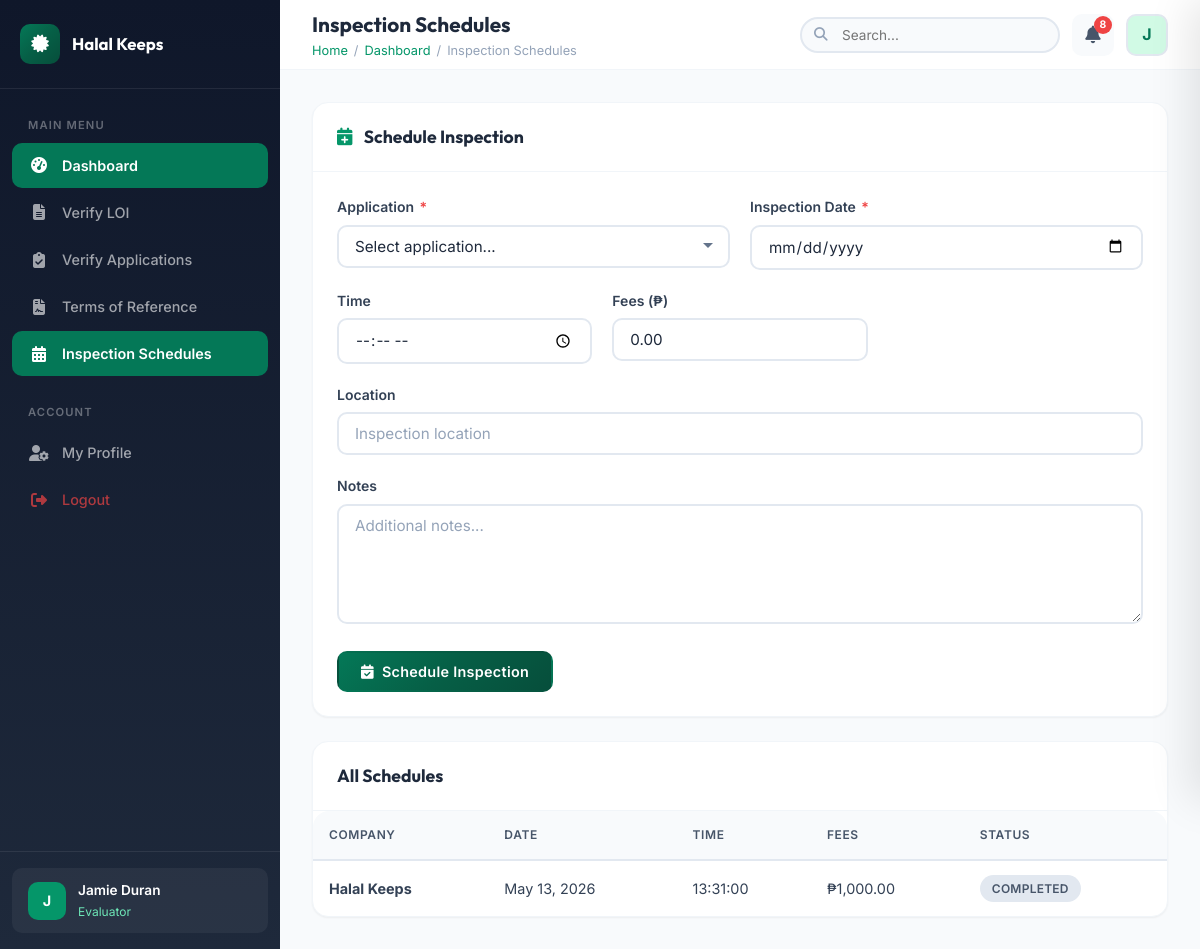
Screenshot of /dashboard/evaluator/inspection_schedules.php (signed in) with the database file from the repository.
### tables this page shows
CREATE TABLE `inspection_schedules` (
  `id` int(11) NOT NULL,
  `application_id` int(11) NOT NULL,
  `evaluator_id` int(11) NOT NULL,
  `tor_id` int(11) DEFAULT NULL,
  `schedule_date` date NOT NULL,
  `schedule_time` time DEFAULT NULL,
  `location` text DEFAULT NULL,
  `inspectors` text DEFAULT NULL,
  `inspection_fees` decimal(10,2) DEFAULT 0.00,
  `status` enum('scheduled','confirmed','in_progress','completed','cancelled','rescheduled') DEFAULT 'scheduled',
  `notes` text DEFAULT NULL,
  `created_at` timestamp NOT NULL DEFAULT current_timestamp(),
  `updated_at` timestamp NOT NULL DEFAULT current_timestamp() ON UPDATE current_timestamp()
);

CREATE TABLE `letter_of_intent` (
  `id` int(11) NOT NULL,
  `business_owner_id` int(11) NOT NULL,
  `company_name` varchar(255) NOT NULL,
  `company_address` text NOT NULL,
  `company_info` text NOT NULL,
  `date_of_intent` date DEFAULT NULL,
  `menu_list` text DEFAULT NULL,
  `contact_person` varchar(255) DEFAULT NULL,
  `contact_email` varchar(255) DEFAULT NULL,
  `contact_phone` varchar(50) DEFAULT NULL,
  `letter_content` text NOT NULL,
  `supporting_documents` text DEFAULT NULL,
  `status` enum('draft','submitted','under_review','verified','returned','rejected') DEFAULT 'draft',
  `remarks` text DEFAULT NULL,
  `submitted_at` timestamp NULL DEFAULT NULL,
  `created_at` timestamp NOT NULL DEFAULT current_timestamp(),
  `updated_at` timestamp NOT NULL DEFAULT current_timestamp() ON UPDATE current_timestamp(),
  `application_type` varchar(255) DEFAULT NULL,
  `certifying_body` varchar(255) DEFAULT 'HDIP',
  `signature_data` longtext DEFAULT NULL
);

### dashboard/evaluator/inspection_schedules.php (the view, shortened to what this page needs)
<?php
require_once __DIR__ . '/../../config/app.php';
$schedules = $conn->query("SELECT s.*, loi.company_name, u.full_name as evaluator_name FROM inspection_schedules s JOIN hdp_applications ha ON s.application_id = ha.id JOIN letter_of_intent loi ON ha.loi_id = loi.id JOIN users u ON s.evaluator_id = u.id ORDER BY s.schedule_date DESC")->fetch_all(MYSQLI_ASSOC);
require_once __DIR__ . '/../../includes/header.php';
?>
<div class="card" style="margin-bottom: 24px;">
    <div class="card-header"><h3><i class="fas fa-calendar-plus" style="color:var(--primary-600);margin-right:8px"></i> Schedule Inspection</h3></div>
    <div class="card-body">
        <form method="POST">
            <div style="display: grid; grid-template-columns: 1fr 1fr; gap: 20px;">
                <div class="form-group">
                    <label>Application <span class="required">*</span></label>
                    <select name="application_id" id="appSelect" class="form-control" required>
                        <option value="">Select application...</option>
                    </select>
                </div>
                <div class="form-group">
                    <label>Inspection Date <span class="required">*</span></label>
                    <input type="date" name="schedule_date" class="form-control" required min="<?= date('Y-m-d') ?>">
                </div>
            </div>
            <div style="display: grid; grid-template-columns: 1fr 1fr 1fr; gap: 20px;">
                <div class="form-group">
                    <label>Time</label>
                    <input type="time" name="schedule_time" class="form-control">
                </div>
                <div class="form-group">
                    <label>Fees (₱)</label>
                    <div style="position:relative;">
                        <input type="number" name="inspection_fees" id="inspectionFees" class="form-control" step="0.01" value="0.00">
                    </div>
                </div>
            </div>
            <div class="form-group">
                <label>Location</label>
                <input type="text" name="location" class="form-control" placeholder="Inspection location">
            </div>
            <div class="form-group">
                <label>Notes</label>
                <textarea name="notes" class="form-control" rows="3" placeholder="Additional notes..."></textarea>
            </div>
            <button type="submit" class="btn btn-primary"><i class="fas fa-calendar-check"></i> Schedule Inspection</button>
        </form>
    </div>
</div>
<div class="card">
    <div class="card-header"><h3>All Schedules</h3></div>
    <div class="card-body" style="padding: 0;">
        <?php if (empty($schedules)): ?>
            <div class="empty-state"><div class="empty-icon"><i class="fas fa-calendar"></i></div><h3>No Schedules</h3></div>
        <?php else: ?>
            <div class="table-responsive">
                <table class="table">
                    <thead><tr><th>Company</th><th>Date</th><th>Time</th><th>Fees</th><th>Status</th></tr></thead>
                    <tbody>
                        <?php foreach ($schedules as $s): ?>
                        <tr>
                            <td><strong><?= htmlspecialchars($s['company_name']) ?></strong></td>
                            <td><?= formatDate($s['schedule_date']) ?></td>
                            <td><?= $s['schedule_time'] ?? '-' ?></td>
                            <td><?= formatCurrency($s['inspection_fees']) ?></td>
                            <td><?= getStatusBadge($s['status']) ?></td>
                        </tr>
                        <?php endforeach; ?>
                    </tbody>
                </table>
            </div>
        <?php endif; ?>
    </div>
</div>
<?php require_once __DIR__ . '/../../includes/footer.php'; ?>

### includes/functions.php (shortened to what this page needs)
<?php
function formatDate($date, $format = 'M d, Y') {
    return date($format, strtotime($date));
}
function formatCurrency($amount) {
    return '₱' . number_format($amount, 2);
}
function getStatusBadge($status) {
    return $badges[strtolower($status)] ?? '<span class="badge badge-secondary">' . ucfirst(str_replace('_', ' ', $status)) . '</span>';
}
?>

### rows the page displays
inspection_schedules: letter_of_intent.company_name "Halal Keeps", schedule_date "May 13, 2026", schedule_time "13:31:00", inspection_fees "₱1,000.00", status "COMPLETED"

### other values shown
$item['label'] "Dashboard"
$item['label'] "Verify LOI"
$item['label'] "Verify Applications"
$item['label'] "Terms of Reference"
$item['label'] "Inspection Schedules"
substr($_SESSION['full_name'] ?? 'U', 0, 1) "J"
$_SESSION['full_name'] "Jamie Duran"
$role_name "Evaluator"
$page_heading "Inspection Schedules"
$crumb['label'] "Dashboard"
$crumb['label'] "Inspection Schedules"
$notif_count "8"
